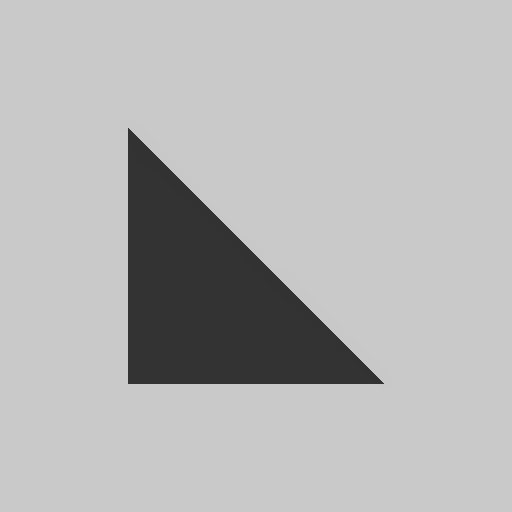
//> input picture hw7input.jpg, 512 x 512 px
$ ./462hw7   (built with g++ and OpenCV 4)
//> lines starting //> are read from the running program, lines starting //| are printed output that depends on the picture; after the words box and inside, x2 and y2 are one past the last pixel; in counts of white or black regions, pixels touching at a corner belong together
#include <iostream>
#include <opencv2/opencv.hpp>
#include <opencv2/core/mat.hpp>

using namespace std;
using namespace cv;
int main()
{
    Mat input = imread("hw7input.jpg", IMREAD_GRAYSCALE);
//> input is the input picture: 512 rows x 512 cols, CV_8UC1; min 49, max 202, mean 182.1
    Mat r1 = (Mat_<char>(2, 2) << -1, 0,
                                   0, 1 );
    Mat r2 = (Mat_<char>(2, 2) <<  0,-1,
                                   1, 0 );
    Mat p1 = (Mat_<char>(3, 3) << -1,-1,-1,
                                   0, 0, 0,
                                   1, 1, 1 );
    Mat p2 = (Mat_<char>(3, 3) << -1, 0, 1,
                                  -1, 0, 1,
                                  -1, 0, 1);

    Mat robx, roby, robxy = Mat(512, 512, CV_32F), robth = Mat(512, 512, CV_64F);
    filter2D(input, robx, CV_32F, r1);
    filter2D(input, roby, CV_32F, r2);
    robx = abs(robx);
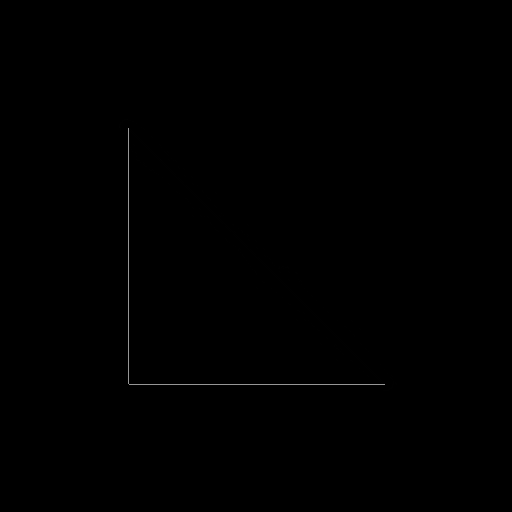
//> robx: 512 rows x 512 cols, CV_32FC1; min 0, max 151, mean 0.3
    roby = abs(roby);
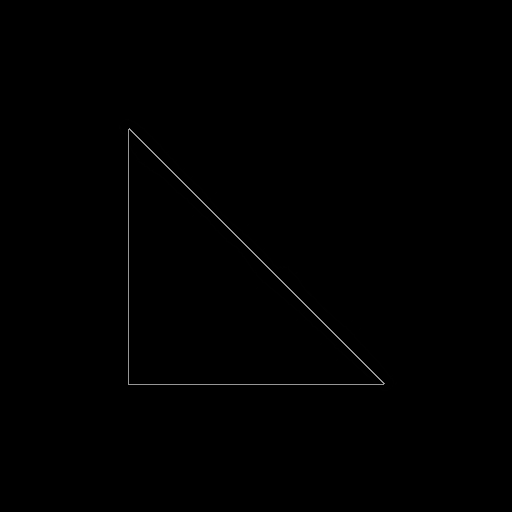
//> roby: 512 rows x 512 cols, CV_32FC1; min 0, max 152, mean 0.6
    robxy = robx + roby;

    Mat pewx, pewy, pewxy = Mat(512, 512, CV_32F), pewth = Mat(512, 512, CV_32F);
    filter2D(input, pewx, CV_32F, p1);
    filter2D(input, pewy, CV_32F, p2);
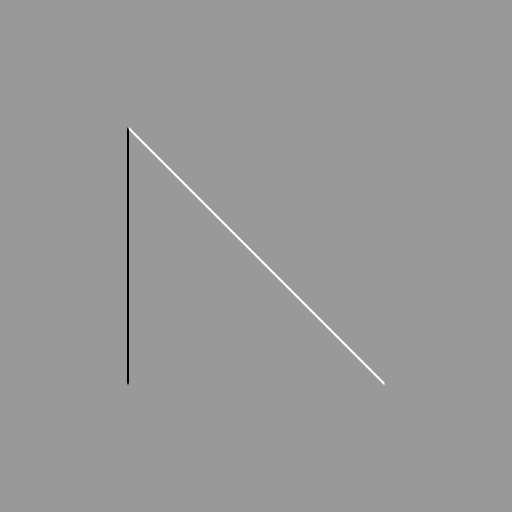
//> pewy: 512 rows x 512 cols, CV_32FC1; min -453, max 302, mean 0; drawn with min black and max white
    pewx = abs(pewx);
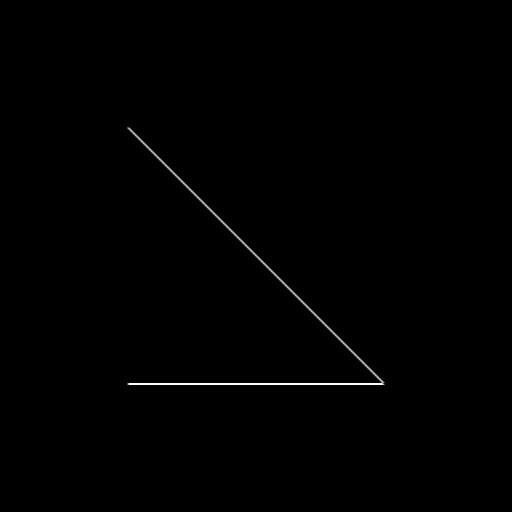
//> pewx: 512 rows x 512 cols, CV_32FC1; min 0, max 453, mean 1.8; drawn with min black and max white
    pewy = abs(pewy);
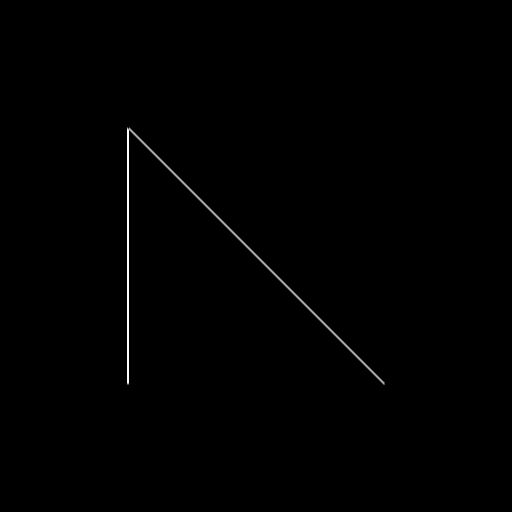
//> pewy: 512 rows x 512 cols, CV_32FC1; 0.79% of pixels changed, all inside (x1, y1, x2, y2) = (118, 118, 397, 391); drawn with min black and max white
    pewxy = pewx + pewy;

    //Begin auto thresh calculation
    int prevT=0, T=100, current=0, belowTnum=0, aboveTnum=0, belowTtotal=0, aboveTtotal = 0;
    while (abs(T - prevT) > 10) {
        aboveTnum = belowTnum = aboveTtotal = belowTtotal = 0;
        for (int i=0;i < 512;i++) {
            for (int j=0;j < 512;j++) {
                current = (int)robxy.at<float>(i, j);
                if (current < T) {
                    belowTnum++; belowTtotal += current;
                }
                else {
                    aboveTnum++; aboveTtotal += current;
                }
            }
        }
        prevT = T;
        T = (belowTtotal / belowTnum + aboveTtotal / aboveTnum) / 2;
    }
//> this loop made 2 passes
//> (current, belowTnum, belowTtotal, aboveTnum, aboveTtotal, T) on pass 1: (0, 261120, 2050, 1024, 230638, 112)
//> (current, belowTnum, belowTtotal, aboveTnum, aboveTtotal, prevT, T) on pass 2: (0, 261120, 2050, 1024, 230638, 112, 112)
//> after the loop, aboveTnum = 1024; belowTnum = 261120; aboveTtotal = 230638; belowTtotal = 2050; current = 0
    cout << T;
//| 112

    threshold(robxy, robth, T, 255, THRESH_BINARY);
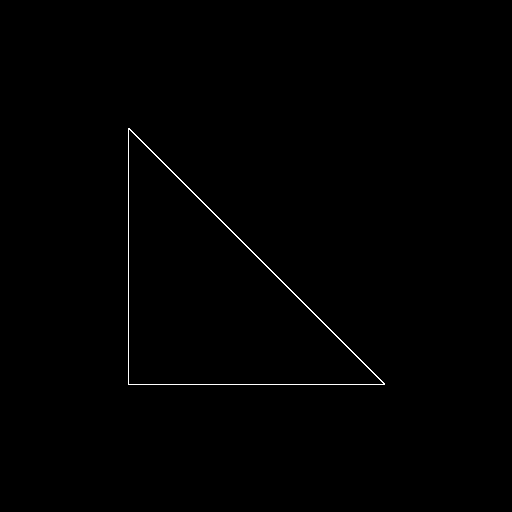
//> robth: 512 rows x 512 cols, CV_32FC1; 0.39% white in thin lines or dots, all inside (x1, y1, x2, y2) = (128, 128, 385, 385)
    threshold(pewxy, pewth, 100, 255, THRESH_BINARY);
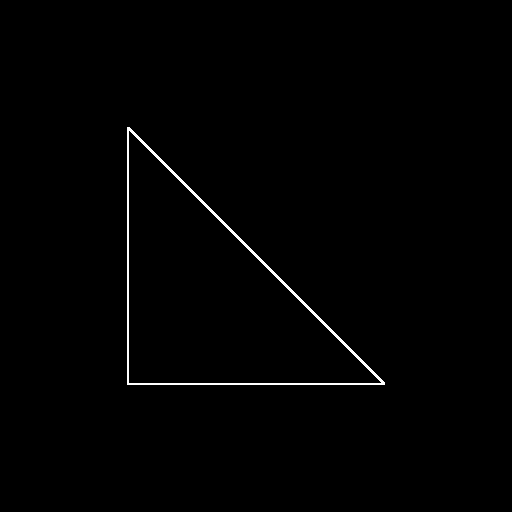
//> pewth: 512 rows x 512 cols, CV_32FC1; 0.78% white in thin lines or dots, all inside (x1, y1, x2, y2) = (127, 127, 385, 385)

    imwrite("robx.jpg", robx);
    imwrite("roby.jpg", roby);
    imwrite("robxy.jpg", robxy);
    imwrite("robth.jpg", robth);

    imwrite("pewx.jpg", pewx);
    imwrite("pewy.jpg", pewy);
    imwrite("pewxy.jpg", pewxy);
    imwrite("pewth.jpg", pewth);
}
